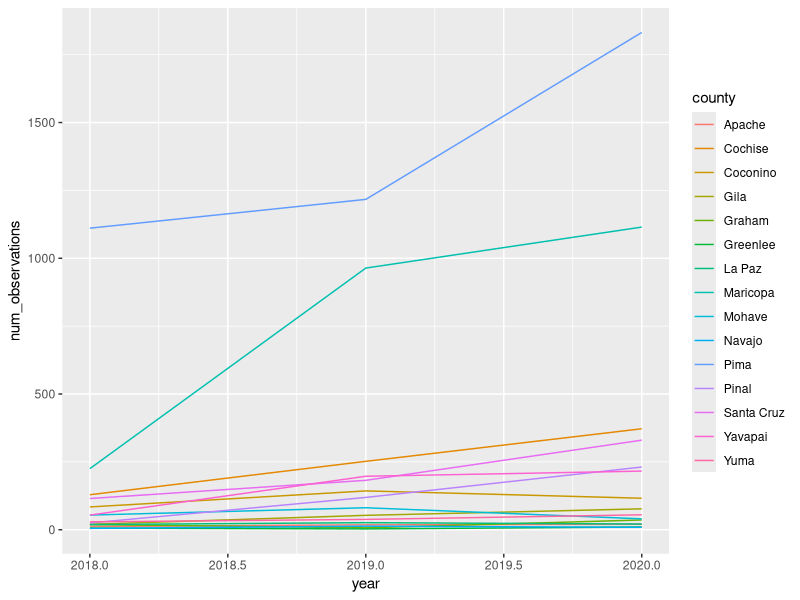
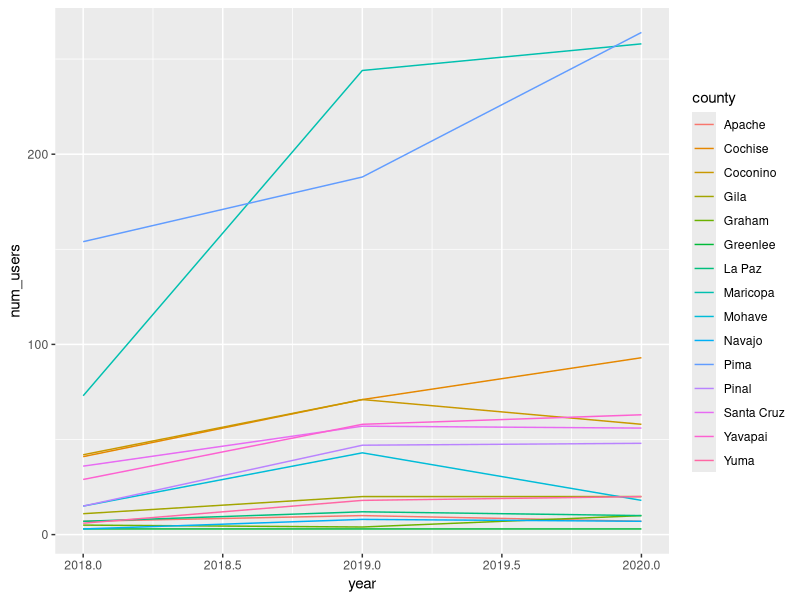

Write the R code that produced these figures, in order.
# Description of what script does
# Kathleen L Prudic
# klprudic@arizona.edu
# created 2020-07-09

# Remove wonton variables 
rm(list = ls())

# Load additional packages
library(tidyverse)
library(lubridate)

# Load data 
arizona_obs <- read_csv(file = "data/iNaturalist-Arizona.csv")

# Filter data to have months March, April, May only
arizona_spring <- arizona_obs %>%
  filter(month(observed_on) %in% c(3, 4, 5))

# Count number of unique users and observations by county for 2018, 2019, 2020
# Column names are county, year, users, observations
arizona_counts <- arizona_spring %>%
  group_by(place_county_name, year(observed_on)) %>%
  summarize(num_observations = n(), 
            num_users = length(unique(user_id)))

# Rename columns
colnames(arizona_counts)[1:2] <- c("county", "year")
  
# Plot number of observations 
obs_plot <- ggplot(data = arizona_counts, mapping = aes(x = year, 
                                                        y = num_observations,
                                                        group = county, 
                                                        color = county)) +
  geom_line()
obs_plot

# Plot number of users
users_plot <- ggplot(data = arizona_counts, mapping = aes (x = year, 
                                                           y = num_users,
                                                           group = county,
                                                           color = county)) +
  geom_line()
users_plot
